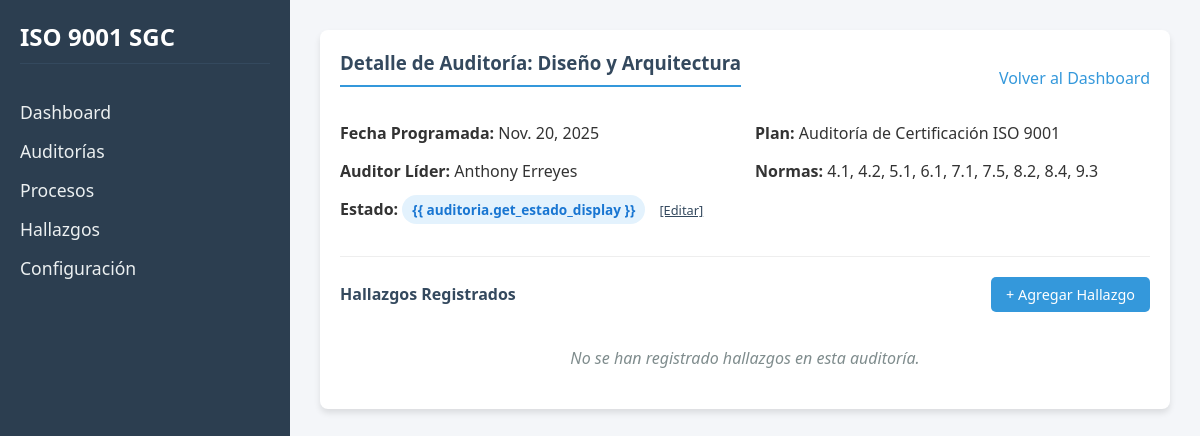
/auditorias/1/, run on the app's committed database.
### auditorias/models.py (models this page shows, shortened)
class Auditoria(models.Model):
    ESTADOS = [
        ('PROGRAMADA', 'Programada'),
        ('EN_CURSO', 'En Curso'),
        ('COMPLETADA', 'Completada'),
        ('CANCELADA', 'Cancelada'),
    ]
    plan = models.ForeignKey(PlanAuditoria, on_delete=models.CASCADE, related_name='auditorias')
    proceso = models.ForeignKey(ProcesoSoftware, on_delete=models.CASCADE)
    normas = models.ManyToManyField(NormaReferencia, related_name='auditorias')
    auditor_lider = models.CharField(max_length=100)
    fecha_programada = models.DateField()
    estado = models.CharField(max_length=20, choices=ESTADOS, default='PROGRAMADA')

class ProcesoSoftware(models.Model):
    nombre = models.CharField(max_length=100, unique=True, help_text="e.g., 'Code Review', 'Deployment'")
    responsable = models.CharField(max_length=100, help_text="Person or role responsible")
    descripcion = models.TextField(blank=True)

class PlanAuditoria(models.Model):
    titulo = models.CharField(max_length=200)
    fecha_inicio = models.DateField()
    fecha_fin = models.DateField()
    objetivo = models.TextField()
    alcance = models.TextField()

class NormaReferencia(models.Model):
    codigo = models.CharField(max_length=50, unique=True, help_text="e.g., '8.3'")
    titulo = models.CharField(max_length=255, help_text="e.g., 'Design and development of products and services'")
    descripcion = models.TextField(blank=True)

### auditorias/views.py (the view)
# urls.py: path('<int:pk>/', views.detalle_auditoria, name='detalle_auditoria'),
def detalle_auditoria(request, pk):
    auditoria = get_object_or_404(Auditoria, pk=pk)
    return render(request, 'auditorias/auditoria_detail.html', {'auditoria': auditoria})

### auditorias/templates/auditorias/auditoria_detail.html
{% extends 'auditorias/base.html' %}
{% block content %}
<div class="card">
    <div style="display: flex; justify-content: space-between; align-items: center;">
        <h3>Detalle de Auditoría: {{ auditoria.proceso.nombre }}</h3>
        <a href="{% url 'dashboard' %}" style="text-decoration: none; color: var(--accent-color);">Volver al
            Dashboard</a>
    </div>
    <div style="display: grid; grid-template-columns: 1fr 1fr; gap: 20px; margin-bottom: 20px;">
        <div>
            <p><strong>Fecha Programada:</strong> {{ auditoria.fecha_programada }}</p>
            <p><strong>Auditor Líder:</strong> {{ auditoria.auditor_lider }}</p>
            <p><strong>Estado:</strong> <span class="status-badge status-{{ auditoria.estado }}">{{
                    auditoria.get_estado_display }}</span> <a href="{% url 'editar_auditoria' auditoria.pk %}"
                    style="font-size: 0.8rem; margin-left: 10px; color: var(--secondary-color);">[Editar]</a></p>
        </div>
        <div>
            <p><strong>Plan:</strong> {{ auditoria.plan.titulo }}</p>
            <p><strong>Normas:</strong>
                {% for norma in auditoria.normas.all %}
                {{ norma.codigo }}{% if not forloop.last %}, {% endif %}
                {% endfor %}
            </p>
        </div>
    </div>
    <hr style="border: 0; border-top: 1px solid #eee; margin: 20px 0;">
    <div style="display: flex; justify-content: space-between; align-items: center; margin-bottom: 15px;">
        <h4 style="margin: 0; color: var(--secondary-color);">Hallazgos Registrados</h4>
        <a href="{% url 'reportar_hallazgo' auditoria.pk %}"
            style="background-color: var(--accent-color); color: white; text-decoration: none; padding: 8px 15px; border-radius: 5px; font-size: 0.9rem;">+
            Agregar Hallazgo</a>
    </div>
    {% if auditoria.hallazgos.all %}
    <table>
        <thead>
            <tr>
                <th>Tipo</th>
                <th>Norma</th>
                <th>Descripción</th>
                <th>Fecha</th>
            </tr>
        </thead>
        <tbody>
            {% for hallazgo in auditoria.hallazgos.all %}
            <tr>
                <td>{{ hallazgo.get_tipo_display }}</td>
                <td>{{ hallazgo.norma_relacionada.codigo|default:"-" }}</td>
                <td>{{ hallazgo.descripcion|truncatechars:50 }}</td>
                <td>{{ hallazgo.fecha_reporte|date:"d/m/Y H:i" }}</td>
            </tr>
            {% endfor %}
        </tbody>
    </table>
    {% else %}
    <div class="empty-state">No se han registrado hallazgos en esta auditoría.</div>
    {% endif %}
</div>
{% endblock %}

### auditorias/templates/auditorias/base.html (shortened to what this page needs)
<!DOCTYPE html>
<html lang="es">
<head>
</head>
<body>
    <aside class="sidebar">
        <h2>ISO 9001 SGC</h2>
        <nav>
            <ul>
                <li><a href="{% url 'dashboard' %}">Dashboard</a></li>
                <li><a href="{% url 'lista_auditorias' %}">Auditorías</a></li>
                <li><a href="#">Procesos</a></li>
                <li><a href="{% url 'lista_hallazgos' %}">Hallazgos</a></li>
                <li><a href="#">Configuración</a></li>
            </ul>
        </nav>
    </aside>
    <main class="main-content">
        {% block content %}
        {% endblock %}
    </main>
</body>
</html>

### auditorias/templates/auditorias/base.html (style rules this page uses)
:root { --primary-color: #2c3e50; --secondary-color: #34495e; --accent-color: #3498db; --text-color: #333; --bg-color: #f4f6f9; --card-bg: #ffffff; }
body { font-family: 'Segoe UI', Tahoma, Geneva, Verdana, sans-serif; background-color: var(--bg-color); color: var(--text-color); margin: 0; padding: 0; display: flex; min-height: 100vh; }
.sidebar { width: 250px; background-color: var(--primary-color); color: white; padding: 20px; display: flex; flex-direction: column; }
.sidebar h2 { margin-top: 0; font-size: 1.5rem; border-bottom: 1px solid var(--secondary-color); padding-bottom: 10px; }
.sidebar nav ul { list-style: none; padding: 0; }
.sidebar nav ul li { margin: 15px 0; }
.sidebar nav ul li a { color: #ecf0f1; text-decoration: none; font-size: 1.1rem; transition: color 0.3s; }
.main-content { flex: 1; padding: 30px; }
.card { background-color: var(--card-bg); border-radius: 8px; box-shadow: 0 4px 6px rgba(0, 0, 0, 0.1); padding: 20px; }
.card h3 { margin-top: 0; color: var(--secondary-color); border-bottom: 2px solid var(--accent-color); padding-bottom: 10px; display: inline-block; }
.status-badge { padding: 5px 10px; border-radius: 15px; font-size: 0.85rem; font-weight: bold; }
.status-PROGRAMADA { background-color: #e3f2fd; color: #1976d2; }
.empty-state { color: #7f8c8d; font-style: italic; text-align: center; padding: 20px; }

### data on the page
Auditoria: proceso.nombre "Diseño y Arquitectura", fecha_programada "Nov. 20, 2025", auditor_lider "Anthony Erreyes", plan.titulo "Auditoría de Certificación ISO 9001"
NormaReferencia: codigo "4.1"
NormaReferencia: codigo "4.2"
NormaReferencia: codigo "5.1"
NormaReferencia: codigo "6.1"
NormaReferencia: codigo "7.1"
NormaReferencia: codigo "7.5"
NormaReferencia: codigo "8.2"
NormaReferencia: codigo "8.4"
NormaReferencia: codigo "9.3"
